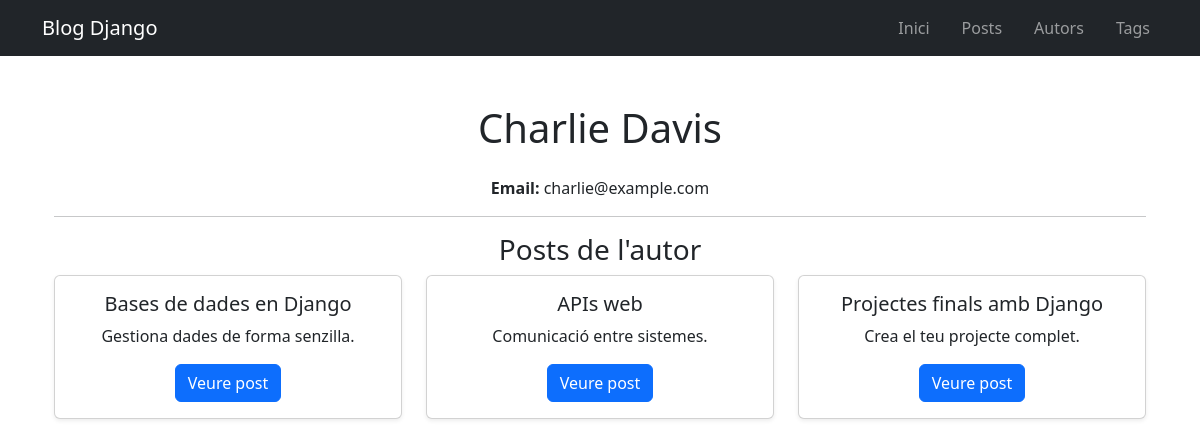
Page /authors/5/ on the earlier database version.
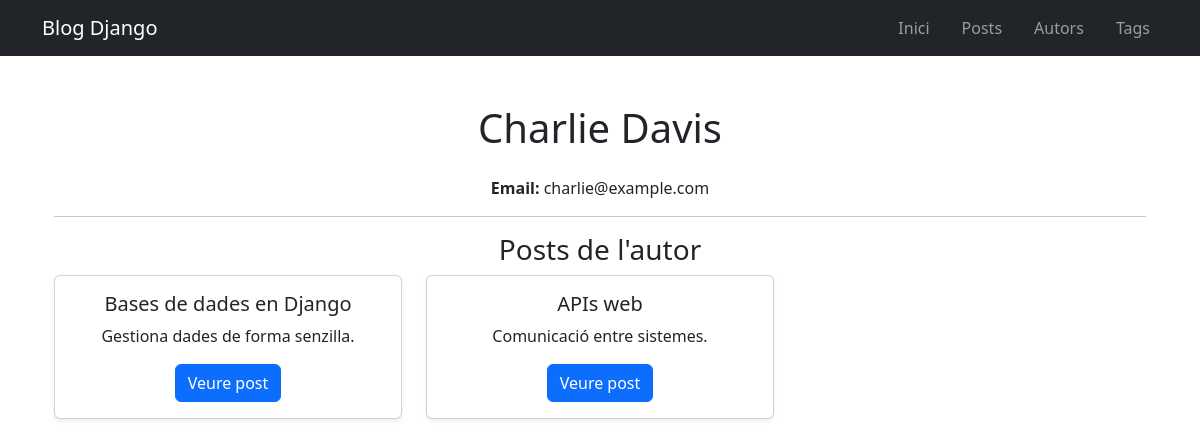
Same page on the later database version.
### blog/models.py (models this page shows, shortened)
class Post(models.Model):
    title = models.CharField(
        max_length=150,
        validators=[MinLengthValidator(5)]
    )
    excerpt = models.CharField(max_length=255)
    image_name = models.CharField(max_length=100)
    date = models.DateField()
    content = models.TextField()
    author = models.ForeignKey(
        Author,
        on_delete=models.CASCADE,
        related_name="posts"
    )
    tags = models.ManyToManyField(Tag)

### blog/views.py (the view)
# urls.py: path("authors/<int:author_id>/", views.author_detail, name="author-detail-page"),
def author_detail(request, author_id):
    author = get_object_or_404(Author, id=author_id)
    return render(request, "blog/author_detail.html", {
        "author": author
    })

### blog/templates/blog/author_detail.html (shortened to what this page needs)
{% extends "blog/base.html" %}
{% block content %}
<h1 class="text-center mb-4">
    {{ author.first_name }} {{ author.last_name }}
</h1>
<div class="container text-center">
    <p><strong>Email:</strong> {{ author.email }}</p>
    <hr>
    <h3>Posts de l'autor</h3>
    <div class="row row-cols-1 row-cols-md-3 g-4">
        {% for post in author.posts.all %}
        <div class="col">
            <div class="card h-100 shadow-sm">
                <div class="card-body">
                    <h5 class="card-title">
                        {{ post.title }}
                    </h5>
                    <p>
                        {{ post.excerpt }}
                    </p>
                    <a href="{% url 'posts-detail-page' post.id %}" class="btn btn-primary">
                        Veure post
                    </a>
                </div>
            </div>
        </div>
        {% empty %}
        <p class="text-muted mt-4">
            Aquest autor encara no té posts.
        </p>
        {% endfor %}
    </div>
</div>
{% endblock %}

Differences in the rows shown:
removed Post: title "Projectes finals amb Django", excerpt "Crea el teu projecte complet."
